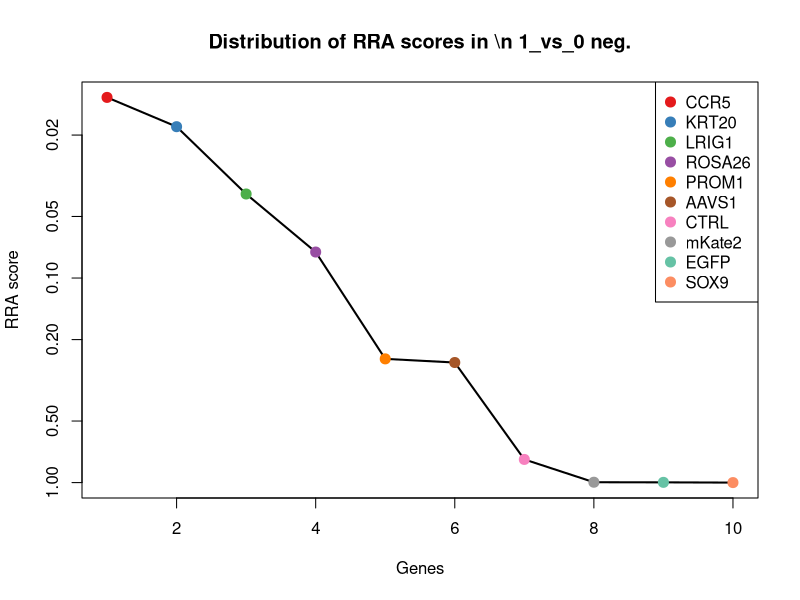
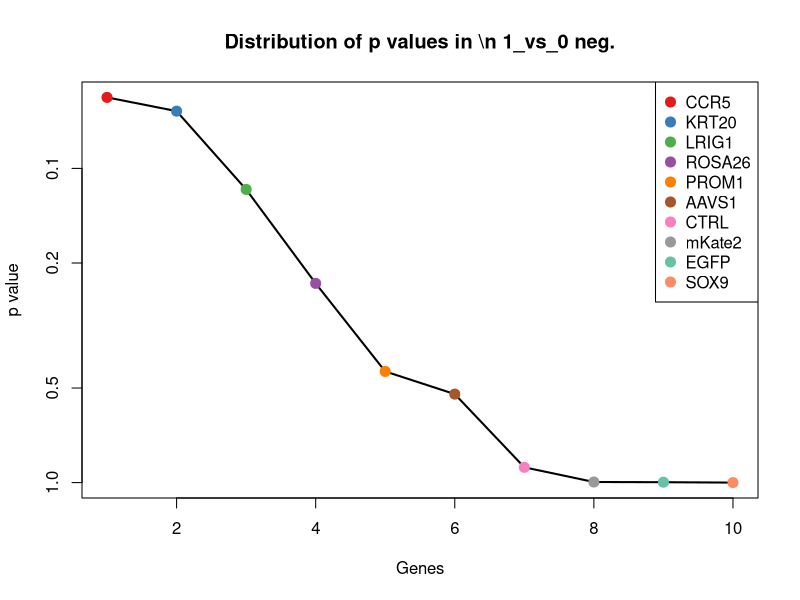
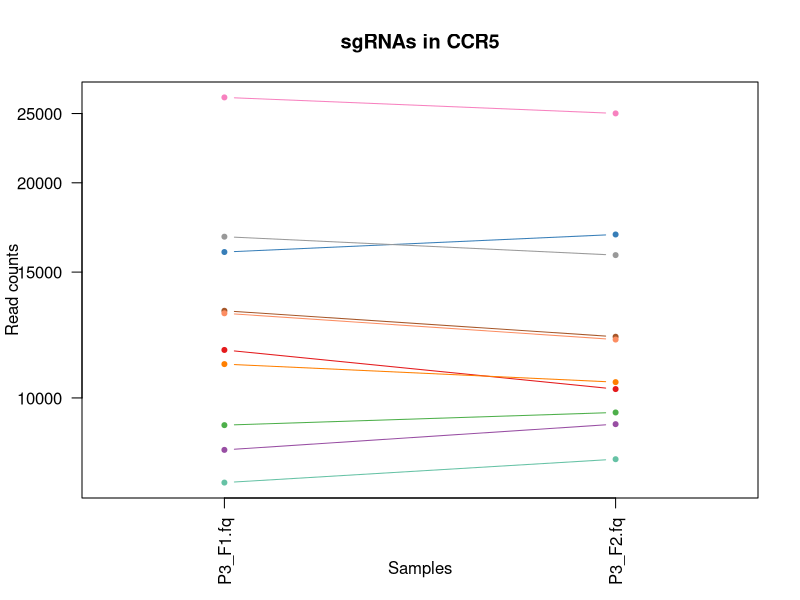
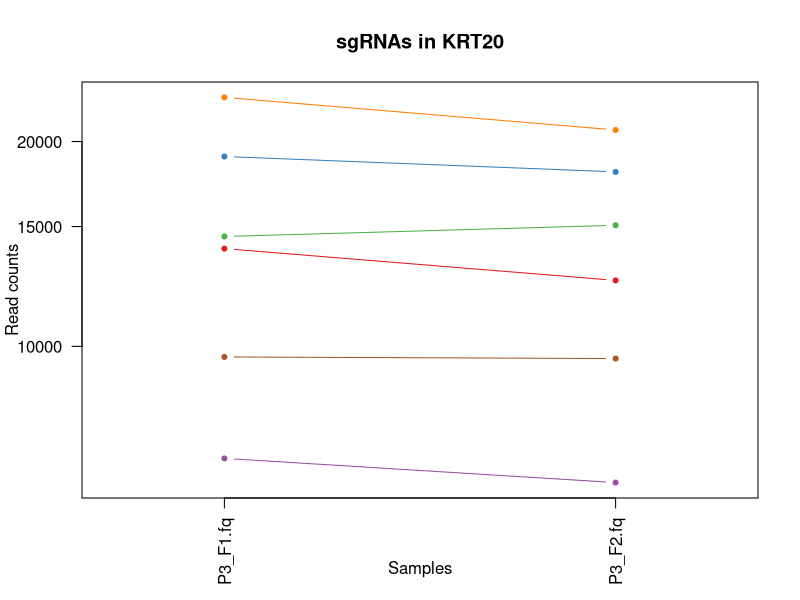
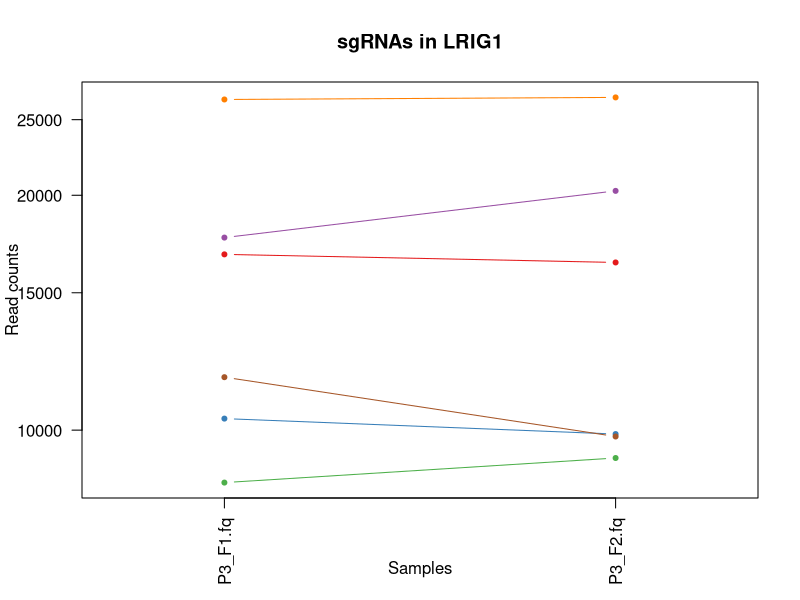
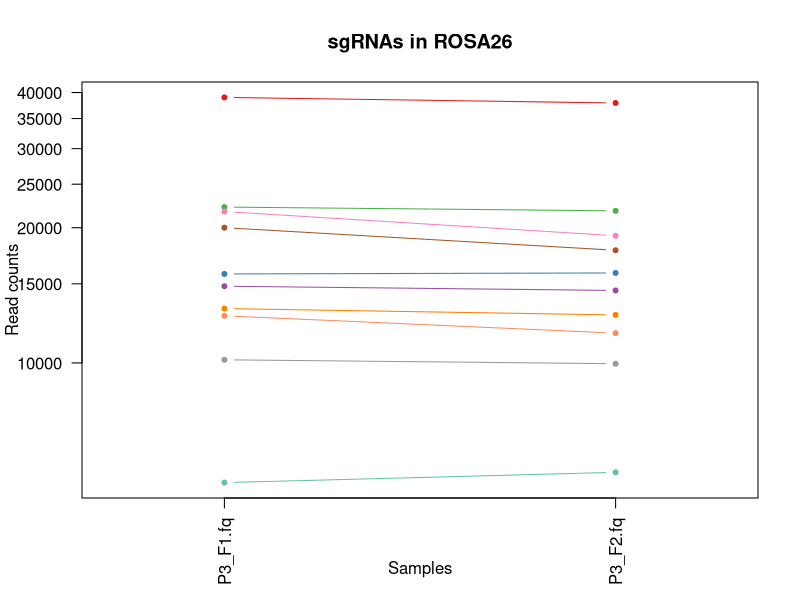
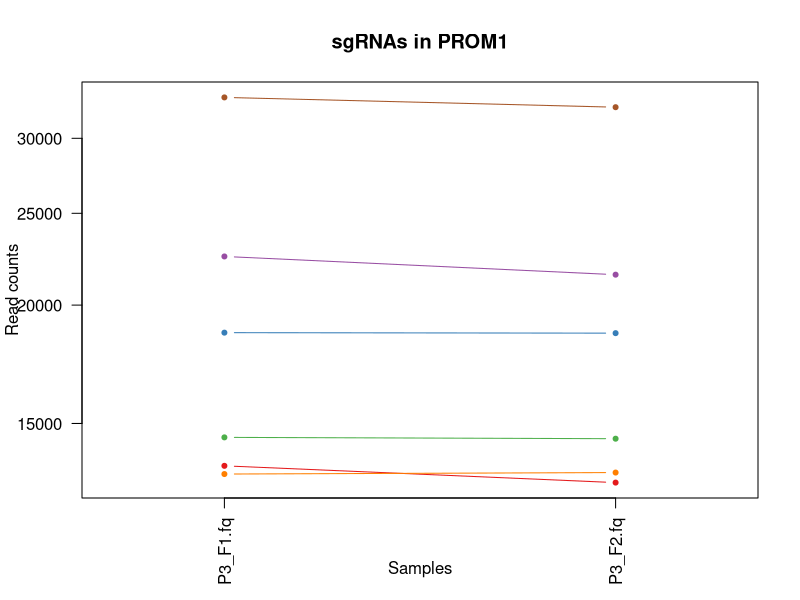
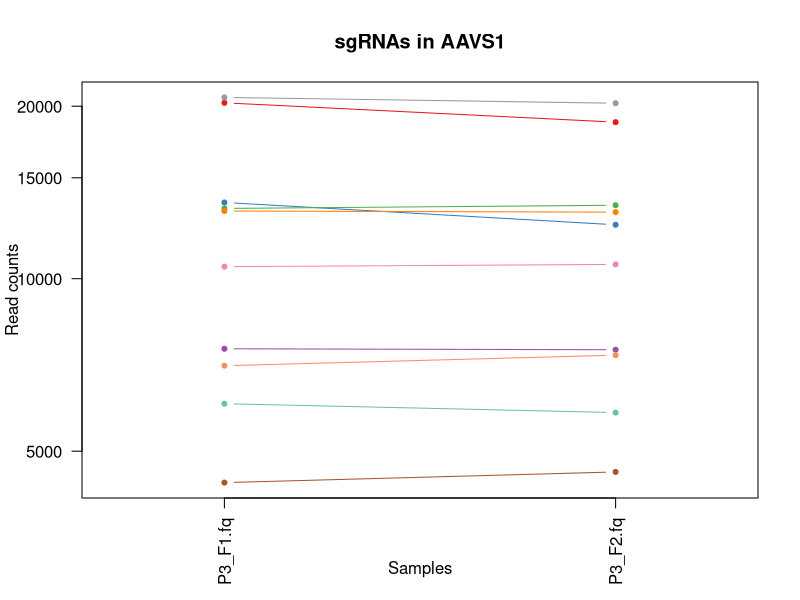

Here is the R script that generated these plots, in order: (Note: this script raises an error after producing the figures.)
pdf(file='P3_01_day3.pdf',width=4.5,height=4.5);
gstable=read.table('P3_01_day3.gene_summary.txt',header=T)
# 
#
# parameters
# Do not modify the variables beginning with "__"

# gstablename='__GENE_SUMMARY_FILE__'
startindex=3
# outputfile='__OUTPUT_FILE__'
targetgenelist=c("CCR5","KRT20","LRIG1","ROSA26","PROM1","AAVS1","CTRL","mKate2","EGFP","SOX9")
# samplelabel=sub('.\\w+.\\w+$','',colnames(gstable)[startindex]);
samplelabel='1_vs_0 neg.'


# You need to write some codes in front of this code:
# gstable=read.table(gstablename,header=T)
# pdf(file=outputfile,width=6,height=6)


# set up color using RColorBrewer
#library(RColorBrewer)
#colors <- brewer.pal(length(targetgenelist), "Set1")

colors=c( "#E41A1C", "#377EB8", "#4DAF4A", "#984EA3", "#FF7F00",  "#A65628", "#F781BF",
          "#999999", "#66C2A5", "#FC8D62", "#8DA0CB", "#E78AC3", "#A6D854", "#FFD92F", "#E5C494", "#B3B3B3", 
          "#8DD3C7", "#FFFFB3", "#BEBADA", "#FB8072", "#80B1D3", "#FDB462", "#B3DE69", "#FCCDE5",
          "#D9D9D9", "#BC80BD", "#CCEBC5", "#FFED6F")

######
# function definition

plotrankedvalues<-function(val, tglist, ...){
  
  plot(val,log='y',ylim=c(max(val),min(val)),type='l',lwd=2, ...)
  if(length(tglist)>0){
    for(i in 1:length(tglist)){
      targetgene=tglist[i];
      tx=which(names(val)==targetgene);ty=val[targetgene];
      points(tx,ty,col=colors[(i %% length(colors)) ],cex=2,pch=20)
      # text(tx+50,ty,targetgene,col=colors[i])
    }
    legend('topright',tglist,pch=20,pt.cex = 2,cex=1,col=colors)
  }
}



plotrandvalues<-function(val,targetgenelist, ...){
  # choose the one with the best distance distribution
  
  mindiffvalue=0;
  randval=val;
  for(i in 1:20){
    randval0=sample(val)
    vindex=sort(which(names(randval0) %in% targetgenelist))
    if(max(vindex)>0.9*length(val)){
      # print('pass...')
      next;
    }
    mindiffind=min(diff(vindex));
    if (mindiffind > mindiffvalue){
      mindiffvalue=mindiffind;
      randval=randval0;
      # print(paste('Diff: ',mindiffvalue))
    }
  }
  plot(randval,log='y',ylim=c(max(randval),min(randval)),pch=20,col='grey', ...)
  
  if(length(targetgenelist)>0){
    for(i in 1:length(targetgenelist)){
      targetgene=targetgenelist[i];
      tx=which(names(randval)==targetgene);ty=randval[targetgene];
      points(tx,ty,col=colors[(i %% length(colors)) ],cex=2,pch=20)
      text(tx+50,ty,targetgene,col=colors[i])
    }
  }
  
}




# set.seed(1235)



pvec=gstable[,startindex]
names(pvec)=gstable[,'id']
pvec=sort(pvec);

plotrankedvalues(pvec,targetgenelist,xlab='Genes',ylab='RRA score',main=paste('Distribution of RRA scores in \\n',samplelabel))

# plotrandvalues(pvec,targetgenelist,xlab='Genes',ylab='RRA score',main=paste('Distribution of RRA scores in \\n',samplelabel))


pvec=gstable[,startindex+1]
names(pvec)=gstable[,'id']
pvec=sort(pvec);

plotrankedvalues(pvec,targetgenelist,xlab='Genes',ylab='p value',main=paste('Distribution of p values in \\n',samplelabel))

# plotrandvalues(pvec,targetgenelist,xlab='Genes',ylab='p value',main=paste('Distribution of p values in \\n',samplelabel))



# you need to write after this code:
# dev.off()






# parameters
# Do not modify the variables beginning with "__"
targetmat=list(c(11671.119377606281,10288.9046503941),c(16000.887903191338,16931.282926519198),c(9160.183729477918,9542.003671497585),c(8458.17805747709,9189.173147724383),c(11150.666896640148,10521.681151792525),c(13241.279399463938,12178.609949148233),c(26332.914956620487,25010.643699466058),c(16810.72516744308,15842.548738876176),c(7612.030155018408,8207.66278159166),c(13134.548129582932,12068.636798881262))
targetgene="CCR5"
collabel=c("P3_F1.fq","P3_F2.fq")

# set up color using RColorBrewer
#library(RColorBrewer)
#colors <- brewer.pal(length(targetgenelist), "Set1")

colors=c( "#E41A1C", "#377EB8", "#4DAF4A", "#984EA3", "#FF7F00",  "#A65628", "#F781BF",
          "#999999", "#66C2A5", "#FC8D62", "#8DA0CB", "#E78AC3", "#A6D854", "#FFD92F", "#E5C494", "#B3B3B3", 
          "#8DD3C7", "#FFFFB3", "#BEBADA", "#FB8072", "#80B1D3", "#FDB462", "#B3DE69", "#FCCDE5",
          "#D9D9D9", "#BC80BD", "#CCEBC5", "#FFED6F")


## code

targetmatvec=unlist(targetmat)+1
yrange=range(targetmatvec[targetmatvec>0]);
# yrange[1]=1; # set the minimum value to 1
for(i in 1:length(targetmat)){
  vali=targetmat[[i]]+1;
  if(i==1){
    plot(1:length(vali),vali,type='b',las=1,pch=20,main=paste('sgRNAs in',targetgene),ylab='Read counts',xlab='Samples',xlim=c(0.7,length(vali)+0.3),ylim = yrange,col=colors[(i %% length(colors))],xaxt='n',log='y')
    axis(1,at=1:length(vali),labels=(collabel),las=2)
    # lines(0:100,rep(1,101),col='black');
  }else{
    lines(1:length(vali),vali,type='b',pch=20,col=colors[(i %% length(colors))])
  }
}




# parameters
# Do not modify the variables beginning with "__"
targetmat=list(c(13917.9776569569,12499.364970760234),c(19008.068940147874,18047.51040172896),c(14502.248835377653,15061.739371980677),c(6842.904818453235,6305.127281973048),c(23219.00264978295,20797.755601322147),c(9646.526216976927,9594.240917874396))
targetgene="KRT20"
collabel=c("P3_F1.fq","P3_F2.fq")

# set up color using RColorBrewer
#library(RColorBrewer)
#colors <- brewer.pal(length(targetgenelist), "Set1")

colors=c( "#E41A1C", "#377EB8", "#4DAF4A", "#984EA3", "#FF7F00",  "#A65628", "#F781BF",
          "#999999", "#66C2A5", "#FC8D62", "#8DA0CB", "#E78AC3", "#A6D854", "#FFD92F", "#E5C494", "#B3B3B3", 
          "#8DD3C7", "#FFFFB3", "#BEBADA", "#FB8072", "#80B1D3", "#FDB462", "#B3DE69", "#FCCDE5",
          "#D9D9D9", "#BC80BD", "#CCEBC5", "#FFED6F")


## code

targetmatvec=unlist(targetmat)+1
yrange=range(targetmatvec[targetmatvec>0]);
# yrange[1]=1; # set the minimum value to 1
for(i in 1:length(targetmat)){
  vali=targetmat[[i]]+1;
  if(i==1){
    plot(1:length(vali),vali,type='b',las=1,pch=20,main=paste('sgRNAs in',targetgene),ylab='Read counts',xlab='Samples',xlim=c(0.7,length(vali)+0.3),ylim = yrange,col=colors[(i %% length(colors))],xaxt='n',log='y')
    axis(1,at=1:length(vali),labels=(collabel),las=2)
    # lines(0:100,rep(1,101),col='black');
  }else{
    lines(1:length(vali),vali,type='b',pch=20,col=colors[(i %% length(colors))])
  }
}




# parameters
# Do not modify the variables beginning with "__"
targetmat=list(c(16798.6216213741,16402.49536231884),c(10345.230921868035,9883.83688024409),c(8564.909327358093,9209.334891939994),c(17651.371458052225,20260.720050851767),c(26534.273950313516,26696.898670226292),c(11690.92518026461,9813.270775489449))
targetgene="LRIG1"
collabel=c("P3_F1.fq","P3_F2.fq")

# set up color using RColorBrewer
#library(RColorBrewer)
#colors <- brewer.pal(length(targetgenelist), "Set1")

colors=c( "#E41A1C", "#377EB8", "#4DAF4A", "#984EA3", "#FF7F00",  "#A65628", "#F781BF",
          "#999999", "#66C2A5", "#FC8D62", "#8DA0CB", "#E78AC3", "#A6D854", "#FFD92F", "#E5C494", "#B3B3B3", 
          "#8DD3C7", "#FFFFB3", "#BEBADA", "#FB8072", "#80B1D3", "#FDB462", "#B3DE69", "#FCCDE5",
          "#D9D9D9", "#BC80BD", "#CCEBC5", "#FFED6F")


## code

targetmatvec=unlist(targetmat)+1
yrange=range(targetmatvec[targetmatvec>0]);
# yrange[1]=1; # set the minimum value to 1
for(i in 1:length(targetmat)){
  vali=targetmat[[i]]+1;
  if(i==1){
    plot(1:length(vali),vali,type='b',las=1,pch=20,main=paste('sgRNAs in',targetgene),ylab='Read counts',xlab='Samples',xlim=c(0.7,length(vali)+0.3),ylim = yrange,col=colors[(i %% length(colors))],xaxt='n',log='y')
    axis(1,at=1:length(vali),labels=(collabel),las=2)
    # lines(0:100,rep(1,101),col='black');
  }else{
    lines(1:length(vali),vali,type='b',pch=20,col=colors[(i %% length(colors))])
  }
}




# parameters
# Do not modify the variables beginning with "__"
targetmat=list(c(39009.728980322,37907.74489702517),c(15779.72310683998,15861.794040172896),c(22233.113806346046,21804.926369183828),c(14815.840710801222,14498.126976862446),c(13211.570695476441,12787.128047292143),c(20002.760362544035,17815.65034324943),c(21726.965516188706,19191.231164505465),c(10161.477086093522,9958.068756674294),c(5413.586059943707,5706.690055936944),c(12730.72981982697,11647.989499110094))
targetgene="ROSA26"
collabel=c("P3_F1.fq","P3_F2.fq")

# set up color using RColorBrewer
#library(RColorBrewer)
#colors <- brewer.pal(length(targetgenelist), "Set1")

colors=c( "#E41A1C", "#377EB8", "#4DAF4A", "#984EA3", "#FF7F00",  "#A65628", "#F781BF",
          "#999999", "#66C2A5", "#FC8D62", "#8DA0CB", "#E78AC3", "#A6D854", "#FFD92F", "#E5C494", "#B3B3B3", 
          "#8DD3C7", "#FFFFB3", "#BEBADA", "#FB8072", "#80B1D3", "#FDB462", "#B3DE69", "#FCCDE5",
          "#D9D9D9", "#BC80BD", "#CCEBC5", "#FFED6F")


## code

targetmatvec=unlist(targetmat)+1
yrange=range(targetmatvec[targetmatvec>0]);
# yrange[1]=1; # set the minimum value to 1
for(i in 1:length(targetmat)){
  vali=targetmat[[i]]+1;
  if(i==1){
    plot(1:length(vali),vali,type='b',las=1,pch=20,main=paste('sgRNAs in',targetgene),ylab='Read counts',xlab='Samples',xlim=c(0.7,length(vali)+0.3),ylim = yrange,col=colors[(i %% length(colors))],xaxt='n',log='y')
    axis(1,at=1:length(vali),labels=(collabel),las=2)
    # lines(0:100,rep(1,101),col='black');
  }else{
    lines(1:length(vali),vali,type='b',pch=20,col=colors[(i %% length(colors))])
  }
}




# parameters
# Do not modify the variables beginning with "__"
targetmat=list(c(13530.664182749546,12990.57837528604),c(18703.279643683563,18680.77245868294),c(14500.048190637839,14453.221273836765),c(22509.294721192768,21534.575708110857),c(13263.285846862082,13311.333396898042),c(33134.007525017245,32355.017251461988))
targetgene="PROM1"
collabel=c("P3_F1.fq","P3_F2.fq")

# set up color using RColorBrewer
#library(RColorBrewer)
#colors <- brewer.pal(length(targetgenelist), "Set1")

colors=c( "#E41A1C", "#377EB8", "#4DAF4A", "#984EA3", "#FF7F00",  "#A65628", "#F781BF",
          "#999999", "#66C2A5", "#FC8D62", "#8DA0CB", "#E78AC3", "#A6D854", "#FFD92F", "#E5C494", "#B3B3B3", 
          "#8DD3C7", "#FFFFB3", "#BEBADA", "#FB8072", "#80B1D3", "#FDB462", "#B3DE69", "#FCCDE5",
          "#D9D9D9", "#BC80BD", "#CCEBC5", "#FFED6F")


## code

targetmatvec=unlist(targetmat)+1
yrange=range(targetmatvec[targetmatvec>0]);
# yrange[1]=1; # set the minimum value to 1
for(i in 1:length(targetmat)){
  vali=targetmat[[i]]+1;
  if(i==1){
    plot(1:length(vali),vali,type='b',las=1,pch=20,main=paste('sgRNAs in',targetgene),ylab='Read counts',xlab='Samples',xlim=c(0.7,length(vali)+0.3),ylim = yrange,col=colors[(i %% length(colors))],xaxt='n',log='y')
    axis(1,at=1:length(vali),labels=(collabel),las=2)
    # lines(0:100,rep(1,101),col='black');
  }else{
    lines(1:length(vali),vali,type='b',pch=20,col=colors[(i %% length(colors))])
  }
}




# parameters
# Do not modify the variables beginning with "__"
targetmat=list(c(20270.1386984315,18755.004335113146),c(13582.379334135187,12418.717993897788),c(13261.085202122267,13432.303862191711),c(7544.9104904540645,7515.74837782863),c(13124.645228253768,13064.810251716248),c(4406.791091478566,4599.627009916095),c(10494.874764175422,10590.414370709383),c(20716.869580613846,20237.808977879482),c(6050.672712120009,5838.65783625731),c(7048.665101625892,7354.454424103737))
targetgene="AAVS1"
collabel=c("P3_F1.fq","P3_F2.fq")

# set up color using RColorBrewer
#library(RColorBrewer)
#colors <- brewer.pal(length(targetgenelist), "Set1")

colors=c( "#E41A1C", "#377EB8", "#4DAF4A", "#984EA3", "#FF7F00",  "#A65628", "#F781BF",
          "#999999", "#66C2A5", "#FC8D62", "#8DA0CB", "#E78AC3", "#A6D854", "#FFD92F", "#E5C494", "#B3B3B3", 
          "#8DD3C7", "#FFFFB3", "#BEBADA", "#FB8072", "#80B1D3", "#FDB462", "#B3DE69", "#FCCDE5",
          "#D9D9D9", "#BC80BD", "#CCEBC5", "#FFED6F")


## code

targetmatvec=unlist(targetmat)+1
yrange=range(targetmatvec[targetmatvec>0]);
# yrange[1]=1; # set the minimum value to 1
for(i in 1:length(targetmat)){
  vali=targetmat[[i]]+1;
  if(i==1){
    plot(1:length(vali),vali,type='b',las=1,pch=20,main=paste('sgRNAs in',targetgene),ylab='Read counts',xlab='Samples',xlim=c(0.7,length(vali)+0.3),ylim = yrange,col=colors[(i %% length(colors))],xaxt='n',log='y')
    axis(1,at=1:length(vali),labels=(collabel),las=2)
    # lines(0:100,rep(1,101),col='black');
  }else{
    lines(1:length(vali),vali,type='b',pch=20,col=colors[(i %% length(colors))])
  }
}




# parameters
# Do not modify the variables beginning with "__"
targetmat=list(c(10230.79739539768,11072.463346046276),c(9488.079795710282,10189.012372234934),c(36089.473410588136,35053.941647597254),c(6891.319002729154,6293.21352402746),c(11534.67940373778,11571.924736842106),c(21536.60974619475,23422.448121027206),c(13554.871274887506,14109.555179252478),c(13838.754446323577,13804.379687261633),c(11737.138719800716,11570.091851004323),c(19145.60923638628,19581.635847953217))
targetgene="CTRL"
collabel=c("P3_F1.fq","P3_F2.fq")

# set up color using RColorBrewer
#library(RColorBrewer)
#colors <- brewer.pal(length(targetgenelist), "Set1")

colors=c( "#E41A1C", "#377EB8", "#4DAF4A", "#984EA3", "#FF7F00",  "#A65628", "#F781BF",
          "#999999", "#66C2A5", "#FC8D62", "#8DA0CB", "#E78AC3", "#A6D854", "#FFD92F", "#E5C494", "#B3B3B3", 
          "#8DD3C7", "#FFFFB3", "#BEBADA", "#FB8072", "#80B1D3", "#FDB462", "#B3DE69", "#FCCDE5",
          "#D9D9D9", "#BC80BD", "#CCEBC5", "#FFED6F")


## code

targetmatvec=unlist(targetmat)+1
yrange=range(targetmatvec[targetmatvec>0]);
# yrange[1]=1; # set the minimum value to 1
for(i in 1:length(targetmat)){
  vali=targetmat[[i]]+1;
  if(i==1){
    plot(1:length(vali),vali,type='b',las=1,pch=20,main=paste('sgRNAs in',targetgene),ylab='Read counts',xlab='Samples',xlim=c(0.7,length(vali)+0.3),ylim = yrange,col=colors[(i %% length(colors))],xaxt='n',log='y')
    axis(1,at=1:length(vali),labels=(collabel),las=2)
    # lines(0:100,rep(1,101),col='black');
  }else{
    lines(1:length(vali),vali,type='b',pch=20,col=colors[(i %% length(colors))])
  }
}




# parameters
# Do not modify the variables beginning with "__"
targetmat=list(c(9466.073348312137,9971.815400457666),c(9215.199847973281,10452.947932875668),c(10669.826020990677,11210.846226798882),c(8914.811840988601,9207.502006102211),c(8293.129701991,9566.747630307653),c(17413.701826152257,18053.009059242308))
targetgene="mKate2"
collabel=c("P3_F1.fq","P3_F2.fq")

# set up color using RColorBrewer
#library(RColorBrewer)
#colors <- brewer.pal(length(targetgenelist), "Set1")

colors=c( "#E41A1C", "#377EB8", "#4DAF4A", "#984EA3", "#FF7F00",  "#A65628", "#F781BF",
          "#999999", "#66C2A5", "#FC8D62", "#8DA0CB", "#E78AC3", "#A6D854", "#FFD92F", "#E5C494", "#B3B3B3", 
          "#8DD3C7", "#FFFFB3", "#BEBADA", "#FB8072", "#80B1D3", "#FDB462", "#B3DE69", "#FCCDE5",
          "#D9D9D9", "#BC80BD", "#CCEBC5", "#FFED6F")


## code

targetmatvec=unlist(targetmat)+1
yrange=range(targetmatvec[targetmatvec>0]);
# yrange[1]=1; # set the minimum value to 1
for(i in 1:length(targetmat)){
  vali=targetmat[[i]]+1;
  if(i==1){
    plot(1:length(vali),vali,type='b',las=1,pch=20,main=paste('sgRNAs in',targetgene),ylab='Read counts',xlab='Samples',xlim=c(0.7,length(vali)+0.3),ylim = yrange,col=colors[(i %% length(colors))],xaxt='n',log='y')
    axis(1,at=1:length(vali),labels=(collabel),las=2)
    # lines(0:100,rep(1,101),col='black');
  }else{
    lines(1:length(vali),vali,type='b',pch=20,col=colors[(i %% length(colors))])
  }
}




# parameters
# Do not modify the variables beginning with "__"
targetmat=list(c(9469.374315421857,10418.123101957794),c(15434.2218826891,17200.71714467328),c(8210.605524247956,9558.49964403763),c(10467.366704927741,10844.26905924231),c(14068.721821634195,14620.013885075006),c(20416.481573629164,20966.38109839817))
targetgene="EGFP"
collabel=c("P3_F1.fq","P3_F2.fq")

# set up color using RColorBrewer
#library(RColorBrewer)
#colors <- brewer.pal(length(targetgenelist), "Set1")

colors=c( "#E41A1C", "#377EB8", "#4DAF4A", "#984EA3", "#FF7F00",  "#A65628", "#F781BF",
          "#999999", "#66C2A5", "#FC8D62", "#8DA0CB", "#E78AC3", "#A6D854", "#FFD92F", "#E5C494", "#B3B3B3", 
          "#8DD3C7", "#FFFFB3", "#BEBADA", "#FB8072", "#80B1D3", "#FDB462", "#B3DE69", "#FCCDE5",
          "#D9D9D9", "#BC80BD", "#CCEBC5", "#FFED6F")


## code

targetmatvec=unlist(targetmat)+1
yrange=range(targetmatvec[targetmatvec>0]);
# yrange[1]=1; # set the minimum value to 1
for(i in 1:length(targetmat)){
  vali=targetmat[[i]]+1;
  if(i==1){
    plot(1:length(vali),vali,type='b',las=1,pch=20,main=paste('sgRNAs in',targetgene),ylab='Read counts',xlab='Samples',xlim=c(0.7,length(vali)+0.3),ylim = yrange,col=colors[(i %% length(colors))],xaxt='n',log='y')
    axis(1,at=1:length(vali),labels=(collabel),las=2)
    # lines(0:100,rep(1,101),col='black');
  }else{
    lines(1:length(vali),vali,type='b',pch=20,col=colors[(i %% length(colors))])
  }
}




# parameters
# Do not modify the variables beginning with "__"
targetmat=list(c(10854.680179135095,12048.47505466565),c(8128.081346504911,9109.44261378083),c(8804.779603997875,11015.643885075006),c(5195.72223070207,6481.084322400204),c(13712.217373784242,14558.61220950928),c(19006.968617777966,20692.36466564963))
targetgene="SOX9"
collabel=c("P3_F1.fq","P3_F2.fq")

# set up color using RColorBrewer
#library(RColorBrewer)
#colors <- brewer.pal(length(targetgenelist), "Set1")

colors=c( "#E41A1C", "#377EB8", "#4DAF4A", "#984EA3", "#FF7F00",  "#A65628", "#F781BF",
          "#999999", "#66C2A5", "#FC8D62", "#8DA0CB", "#E78AC3", "#A6D854", "#FFD92F", "#E5C494", "#B3B3B3", 
          "#8DD3C7", "#FFFFB3", "#BEBADA", "#FB8072", "#80B1D3", "#FDB462", "#B3DE69", "#FCCDE5",
          "#D9D9D9", "#BC80BD", "#CCEBC5", "#FFED6F")


## code

targetmatvec=unlist(targetmat)+1
yrange=range(targetmatvec[targetmatvec>0]);
# yrange[1]=1; # set the minimum value to 1
for(i in 1:length(targetmat)){
  vali=targetmat[[i]]+1;
  if(i==1){
    plot(1:length(vali),vali,type='b',las=1,pch=20,main=paste('sgRNAs in',targetgene),ylab='Read counts',xlab='Samples',xlim=c(0.7,length(vali)+0.3),ylim = yrange,col=colors[(i %% length(colors))],xaxt='n',log='y')
    axis(1,at=1:length(vali),labels=(collabel),las=2)
    # lines(0:100,rep(1,101),col='black');
  }else{
    lines(1:length(vali),vali,type='b',pch=20,col=colors[(i %% length(colors))])
  }
}



# 
#
# parameters
# Do not modify the variables beginning with "__"

# gstablename='__GENE_SUMMARY_FILE__'
startindex=9
# outputfile='__OUTPUT_FILE__'
targetgenelist=c("SOX9","EGFP","mKate2","LRIG1","CTRL","CCR5","KRT20","PROM1","ROSA26","AAVS1")
# samplelabel=sub('.\\w+.\\w+$','',colnames(gstable)[startindex]);
samplelabel='1_vs_0 pos.'


# You need to write some codes in front of this code:
# gstable=read.table(gstablename,header=T)
# pdf(file=outputfile,width=6,height=6)


# set up color using RColorBrewer
#library(RColorBrewer)
#colors <- brewer.pal(length(targetgenelist), "Set1")

colors=c( "#E41A1C", "#377EB8", "#4DAF4A", "#984EA3", "#FF7F00",  "#A65628", "#F781BF",
          "#999999", "#66C2A5", "#FC8D62", "#8DA0CB", "#E78AC3", "#A6D854", "#FFD92F", "#E5C494", "#B3B3B3", 
          "#8DD3C7", "#FFFFB3", "#BEBADA", "#FB8072", "#80B1D3", "#FDB462", "#B3DE69", "#FCCDE5",
          "#D9D9D9", "#BC80BD", "#CCEBC5", "#FFED6F")

######
# function definition

plotrankedvalues<-function(val, tglist, ...){
  
  plot(val,log='y',ylim=c(max(val),min(val)),type='l',lwd=2, ...)
  if(length(tglist)>0){
    for(i in 1:length(tglist)){
      targetgene=tglist[i];
      tx=which(names(val)==targetgene);ty=val[targetgene];
      points(tx,ty,col=colors[(i %% length(colors)) ],cex=2,pch=20)
      # text(tx+50,ty,targetgene,col=colors[i])
    }
    legend('topright',tglist,pch=20,pt.cex = 2,cex=1,col=colors)
  }
}



plotrandvalues<-function(val,targetgenelist, ...){
  # choose the one with the best distance distribution
  
  mindiffvalue=0;
  randval=val;
  for(i in 1:20){
    randval0=sample(val)
    vindex=sort(which(names(randval0) %in% targetgenelist))
    if(max(vindex)>0.9*length(val)){
      # print('pass...')
      next;
    }
    mindiffind=min(diff(vindex));
    if (mindiffind > mindiffvalue){
      mindiffvalue=mindiffind;
      randval=randval0;
      # print(paste('Diff: ',mindiffvalue))
    }
  }
  plot(randval,log='y',ylim=c(max(randval),min(randval)),pch=20,col='grey', ...)
  
  if(length(targetgenelist)>0){
    for(i in 1:length(targetgenelist)){
      targetgene=targetgenelist[i];
      tx=which(names(randval)==targetgene);ty=randval[targetgene];
      points(tx,ty,col=colors[(i %% length(colors)) ],cex=2,pch=20)
      text(tx+50,ty,targetgene,col=colors[i])
    }
  }
  
}




# set.seed(1235)



pvec=gstable[,startindex]
names(pvec)=gstable[,'id']
pvec=sort(pvec);

plotrankedvalues(pvec,targetgenelist,xlab='Genes',ylab='RRA score',main=paste('Distribution of RRA scores in \\n',samplelabel))

# plotrandvalues(pvec,targetgenelist,xlab='Genes',ylab='RRA score',main=paste('Distribution of RRA scores in \\n',samplelabel))


pvec=gstable[,startindex+1]
names(pvec)=gstable[,'id']
pvec=sort(pvec);

plotrankedvalues(pvec,targetgenelist,xlab='Genes',ylab='p value',main=paste('Distribution of p values in \\n',samplelabel))

# plotrandvalues(pvec,targetgenelist,xlab='Genes',ylab='p value',main=paste('Distribution of p values in \\n',samplelabel))



# you need to write after this code:
# dev.off()






# parameters
# Do not modify the variables beginning with "__"
targetmat=list(c(10854.680179135095,12048.47505466565),c(8128.081346504911,9109.44261378083),c(8804.779603997875,11015.643885075006),c(5195.72223070207,6481.084322400204),c(13712.217373784242,14558.61220950928),c(19006.968617777966,20692.36466564963))
targetgene="SOX9"
collabel=c("P3_F1.fq","P3_F2.fq")

# set up color using RColorBrewer
#library(RColorBrewer)
#colors <- brewer.pal(length(targetgenelist), "Set1")

colors=c( "#E41A1C", "#377EB8", "#4DAF4A", "#984EA3", "#FF7F00",  "#A65628", "#F781BF",
          "#999999", "#66C2A5", "#FC8D62", "#8DA0CB", "#E78AC3", "#A6D854", "#FFD92F", "#E5C494", "#B3B3B3", 
          "#8DD3C7", "#FFFFB3", "#BEBADA", "#FB8072", "#80B1D3", "#FDB462", "#B3DE69", "#FCCDE5",
          "#D9D9D9", "#BC80BD", "#CCEBC5", "#FFED6F")


## code

targetmatvec=unlist(targetmat)+1
yrange=range(targetmatvec[targetmatvec>0]);
# yrange[1]=1; # set the minimum value to 1
for(i in 1:length(targetmat)){
  vali=targetmat[[i]]+1;
  if(i==1){
    plot(1:length(vali),vali,type='b',las=1,pch=20,main=paste('sgRNAs in',targetgene),ylab='Read counts',xlab='Samples',xlim=c(0.7,length(vali)+0.3),ylim = yrange,col=colors[(i %% length(colors))],xaxt='n',log='y')
    axis(1,at=1:length(vali),labels=(collabel),las=2)
    # lines(0:100,rep(1,101),col='black');
  }else{
    lines(1:length(vali),vali,type='b',pch=20,col=colors[(i %% length(colors))])
  }
}




# parameters
# Do not modify the variables beginning with "__"
targetmat=list(c(9469.374315421857,10418.123101957794),c(15434.2218826891,17200.71714467328),c(8210.605524247956,9558.49964403763),c(10467.366704927741,10844.26905924231),c(14068.721821634195,14620.013885075006),c(20416.481573629164,20966.38109839817))
targetgene="EGFP"
collabel=c("P3_F1.fq","P3_F2.fq")

# set up color using RColorBrewer
#library(RColorBrewer)
#colors <- brewer.pal(length(targetgenelist), "Set1")

colors=c( "#E41A1C", "#377EB8", "#4DAF4A", "#984EA3", "#FF7F00",  "#A65628", "#F781BF",
          "#999999", "#66C2A5", "#FC8D62", "#8DA0CB", "#E78AC3", "#A6D854", "#FFD92F", "#E5C494", "#B3B3B3", 
          "#8DD3C7", "#FFFFB3", "#BEBADA", "#FB8072", "#80B1D3", "#FDB462", "#B3DE69", "#FCCDE5",
          "#D9D9D9", "#BC80BD", "#CCEBC5", "#FFED6F")


## code

targetmatvec=unlist(targetmat)+1
yrange=range(targetmatvec[targetmatvec>0]);
# yrange[1]=1; # set the minimum value to 1
for(i in 1:length(targetmat)){
  vali=targetmat[[i]]+1;
  if(i==1){
    plot(1:length(vali),vali,type='b',las=1,pch=20,main=paste('sgRNAs in',targetgene),ylab='Read counts',xlab='Samples',xlim=c(0.7,length(vali)+0.3),ylim = yrange,col=colors[(i %% length(colors))],xaxt='n',log='y')
    axis(1,at=1:length(vali),labels=(collabel),las=2)
    # lines(0:100,rep(1,101),col='black');
  }else{
    lines(1:length(vali),vali,type='b',pch=20,col=colors[(i %% length(colors))])
  }
}




# parameters
# Do not modify the variables beginning with "__"
targetmat=list(c(9466.073348312137,9971.815400457666),c(9215.199847973281,10452.947932875668),c(10669.826020990677,11210.846226798882),c(8914.811840988601,9207.502006102211),c(8293.129701991,9566.747630307653),c(17413.701826152257,18053.009059242308))
targetgene="mKate2"
collabel=c("P3_F1.fq","P3_F2.fq")

# set up color using RColorBrewer
#library(RColorBrewer)
#colors <- brewer.pal(length(targetgenelist), "Set1")

colors=c( "#E41A1C", "#377EB8", "#4DAF4A", "#984EA3", "#FF7F00",  "#A65628", "#F781BF",
          "#999999", "#66C2A5", "#FC8D62", "#8DA0CB", "#E78AC3", "#A6D854", "#FFD92F", "#E5C494", "#B3B3B3", 
          "#8DD3C7", "#FFFFB3", "#BEBADA", "#FB8072", "#80B1D3", "#FDB462", "#B3DE69", "#FCCDE5",
          "#D9D9D9", "#BC80BD", "#CCEBC5", "#FFED6F")


## code

targetmatvec=unlist(targetmat)+1
yrange=range(targetmatvec[targetmatvec>0]);
# yrange[1]=1; # set the minimum value to 1
for(i in 1:length(targetmat)){
  vali=targetmat[[i]]+1;
  if(i==1){
    plot(1:length(vali),vali,type='b',las=1,pch=20,main=paste('sgRNAs in',targetgene),ylab='Read counts',xlab='Samples',xlim=c(0.7,length(vali)+0.3),ylim = yrange,col=colors[(i %% length(colors))],xaxt='n',log='y')
    axis(1,at=1:length(vali),labels=(collabel),las=2)
    # lines(0:100,rep(1,101),col='black');
  }else{
    lines(1:length(vali),vali,type='b',pch=20,col=colors[(i %% length(colors))])
  }
}




# parameters
# Do not modify the variables beginning with "__"
targetmat=list(c(16798.6216213741,16402.49536231884),c(10345.230921868035,9883.83688024409),c(8564.909327358093,9209.334891939994),c(17651.371458052225,20260.720050851767),c(26534.273950313516,26696.898670226292),c(11690.92518026461,9813.270775489449))
targetgene="LRIG1"
collabel=c("P3_F1.fq","P3_F2.fq")

# set up color using RColorBrewer
#library(RColorBrewer)
#colors <- brewer.pal(length(targetgenelist), "Set1")

colors=c( "#E41A1C", "#377EB8", "#4DAF4A", "#984EA3", "#FF7F00",  "#A65628", "#F781BF",
          "#999999", "#66C2A5", "#FC8D62", "#8DA0CB", "#E78AC3", "#A6D854", "#FFD92F", "#E5C494", "#B3B3B3", 
          "#8DD3C7", "#FFFFB3", "#BEBADA", "#FB8072", "#80B1D3", "#FDB462", "#B3DE69", "#FCCDE5",
          "#D9D9D9", "#BC80BD", "#CCEBC5", "#FFED6F")


## code

targetmatvec=unlist(targetmat)+1
yrange=range(targetmatvec[targetmatvec>0]);
# yrange[1]=1; # set the minimum value to 1
for(i in 1:length(targetmat)){
  vali=targetmat[[i]]+1;
  if(i==1){
    plot(1:length(vali),vali,type='b',las=1,pch=20,main=paste('sgRNAs in',targetgene),ylab='Read counts',xlab='Samples',xlim=c(0.7,length(vali)+0.3),ylim = yrange,col=colors[(i %% length(colors))],xaxt='n',log='y')
    axis(1,at=1:length(vali),labels=(collabel),las=2)
    # lines(0:100,rep(1,101),col='black');
  }else{
    lines(1:length(vali),vali,type='b',pch=20,col=colors[(i %% length(colors))])
  }
}




# parameters
# Do not modify the variables beginning with "__"
targetmat=list(c(10230.79739539768,11072.463346046276),c(9488.079795710282,10189.012372234934),c(36089.473410588136,35053.941647597254),c(6891.319002729154,6293.21352402746),c(11534.67940373778,11571.924736842106),c(21536.60974619475,23422.448121027206),c(13554.871274887506,14109.555179252478),c(13838.754446323577,13804.379687261633),c(11737.138719800716,11570.091851004323),c(19145.60923638628,19581.635847953217))
targetgene="CTRL"
collabel=c("P3_F1.fq","P3_F2.fq")

# set up color using RColorBrewer
#library(RColorBrewer)
#colors <- brewer.pal(length(targetgenelist), "Set1")

colors=c( "#E41A1C", "#377EB8", "#4DAF4A", "#984EA3", "#FF7F00",  "#A65628", "#F781BF",
          "#999999", "#66C2A5", "#FC8D62", "#8DA0CB", "#E78AC3", "#A6D854", "#FFD92F", "#E5C494", "#B3B3B3", 
          "#8DD3C7", "#FFFFB3", "#BEBADA", "#FB8072", "#80B1D3", "#FDB462", "#B3DE69", "#FCCDE5",
          "#D9D9D9", "#BC80BD", "#CCEBC5", "#FFED6F")


## code

targetmatvec=unlist(targetmat)+1
yrange=range(targetmatvec[targetmatvec>0]);
# yrange[1]=1; # set the minimum value to 1
for(i in 1:length(targetmat)){
  vali=targetmat[[i]]+1;
  if(i==1){
    plot(1:length(vali),vali,type='b',las=1,pch=20,main=paste('sgRNAs in',targetgene),ylab='Read counts',xlab='Samples',xlim=c(0.7,length(vali)+0.3),ylim = yrange,col=colors[(i %% length(colors))],xaxt='n',log='y')
    axis(1,at=1:length(vali),labels=(collabel),las=2)
    # lines(0:100,rep(1,101),col='black');
  }else{
    lines(1:length(vali),vali,type='b',pch=20,col=colors[(i %% length(colors))])
  }
}




# parameters
# Do not modify the variables beginning with "__"
targetmat=list(c(11671.119377606281,10288.9046503941),c(16000.887903191338,16931.282926519198),c(9160.183729477918,9542.003671497585),c(8458.17805747709,9189.173147724383),c(11150.666896640148,10521.681151792525),c(13241.279399463938,12178.609949148233),c(26332.914956620487,25010.643699466058),c(16810.72516744308,15842.548738876176),c(7612.030155018408,8207.66278159166),c(13134.548129582932,12068.636798881262))
targetgene="CCR5"
collabel=c("P3_F1.fq","P3_F2.fq")

# set up color using RColorBrewer
#library(RColorBrewer)
#colors <- brewer.pal(length(targetgenelist), "Set1")

colors=c( "#E41A1C", "#377EB8", "#4DAF4A", "#984EA3", "#FF7F00",  "#A65628", "#F781BF",
          "#999999", "#66C2A5", "#FC8D62", "#8DA0CB", "#E78AC3", "#A6D854", "#FFD92F", "#E5C494", "#B3B3B3", 
          "#8DD3C7", "#FFFFB3", "#BEBADA", "#FB8072", "#80B1D3", "#FDB462", "#B3DE69", "#FCCDE5",
          "#D9D9D9", "#BC80BD", "#CCEBC5", "#FFED6F")


## code

targetmatvec=unlist(targetmat)+1
yrange=range(targetmatvec[targetmatvec>0]);
# yrange[1]=1; # set the minimum value to 1
for(i in 1:length(targetmat)){
  vali=targetmat[[i]]+1;
  if(i==1){
    plot(1:length(vali),vali,type='b',las=1,pch=20,main=paste('sgRNAs in',targetgene),ylab='Read counts',xlab='Samples',xlim=c(0.7,length(vali)+0.3),ylim = yrange,col=colors[(i %% length(colors))],xaxt='n',log='y')
    axis(1,at=1:length(vali),labels=(collabel),las=2)
    # lines(0:100,rep(1,101),col='black');
  }else{
    lines(1:length(vali),vali,type='b',pch=20,col=colors[(i %% length(colors))])
  }
}




# parameters
# Do not modify the variables beginning with "__"
targetmat=list(c(13917.9776569569,12499.364970760234),c(19008.068940147874,18047.51040172896),c(14502.248835377653,15061.739371980677),c(6842.904818453235,6305.127281973048),c(23219.00264978295,20797.755601322147),c(9646.526216976927,9594.240917874396))
targetgene="KRT20"
collabel=c("P3_F1.fq","P3_F2.fq")

# set up color using RColorBrewer
#library(RColorBrewer)
#colors <- brewer.pal(length(targetgenelist), "Set1")

colors=c( "#E41A1C", "#377EB8", "#4DAF4A", "#984EA3", "#FF7F00",  "#A65628", "#F781BF",
          "#999999", "#66C2A5", "#FC8D62", "#8DA0CB", "#E78AC3", "#A6D854", "#FFD92F", "#E5C494", "#B3B3B3", 
          "#8DD3C7", "#FFFFB3", "#BEBADA", "#FB8072", "#80B1D3", "#FDB462", "#B3DE69", "#FCCDE5",
          "#D9D9D9", "#BC80BD", "#CCEBC5", "#FFED6F")


## code

targetmatvec=unlist(targetmat)+1
yrange=range(targetmatvec[targetmatvec>0]);
# yrange[1]=1; # set the minimum value to 1
for(i in 1:length(targetmat)){
  vali=targetmat[[i]]+1;
  if(i==1){
    plot(1:length(vali),vali,type='b',las=1,pch=20,main=paste('sgRNAs in',targetgene),ylab='Read counts',xlab='Samples',xlim=c(0.7,length(vali)+0.3),ylim = yrange,col=colors[(i %% length(colors))],xaxt='n',log='y')
    axis(1,at=1:length(vali),labels=(collabel),las=2)
    # lines(0:100,rep(1,101),col='black');
  }else{
    lines(1:length(vali),vali,type='b',pch=20,col=colors[(i %% length(colors))])
  }
}




# parameters
# Do not modify the variables beginning with "__"
targetmat=list(c(13530.664182749546,12990.57837528604),c(18703.279643683563,18680.77245868294),c(14500.048190637839,14453.221273836765),c(22509.294721192768,21534.575708110857),c(13263.285846862082,13311.333396898042),c(33134.007525017245,32355.017251461988))
targetgene="PROM1"
collabel=c("P3_F1.fq","P3_F2.fq")

# set up color using RColorBrewer
#library(RColorBrewer)
#colors <- brewer.pal(length(targetgenelist), "Set1")

colors=c( "#E41A1C", "#377EB8", "#4DAF4A", "#984EA3", "#FF7F00",  "#A65628", "#F781BF",
          "#999999", "#66C2A5", "#FC8D62", "#8DA0CB", "#E78AC3", "#A6D854", "#FFD92F", "#E5C494", "#B3B3B3", 
          "#8DD3C7", "#FFFFB3", "#BEBADA", "#FB8072", "#80B1D3", "#FDB462", "#B3DE69", "#FCCDE5",
          "#D9D9D9", "#BC80BD", "#CCEBC5", "#FFED6F")


## code

targetmatvec=unlist(targetmat)+1
yrange=range(targetmatvec[targetmatvec>0]);
# yrange[1]=1; # set the minimum value to 1
for(i in 1:length(targetmat)){
  vali=targetmat[[i]]+1;
  if(i==1){
    plot(1:length(vali),vali,type='b',las=1,pch=20,main=paste('sgRNAs in',targetgene),ylab='Read counts',xlab='Samples',xlim=c(0.7,length(vali)+0.3),ylim = yrange,col=colors[(i %% length(colors))],xaxt='n',log='y')
    axis(1,at=1:length(vali),labels=(collabel),las=2)
    # lines(0:100,rep(1,101),col='black');
  }else{
    lines(1:length(vali),vali,type='b',pch=20,col=colors[(i %% length(colors))])
  }
}




# parameters
# Do not modify the variables beginning with "__"
targetmat=list(c(39009.728980322,37907.74489702517),c(15779.72310683998,15861.794040172896),c(22233.113806346046,21804.926369183828),c(14815.840710801222,14498.126976862446),c(13211.570695476441,12787.128047292143),c(20002.760362544035,17815.65034324943),c(21726.965516188706,19191.231164505465),c(10161.477086093522,9958.068756674294),c(5413.586059943707,5706.690055936944),c(12730.72981982697,11647.989499110094))
targetgene="ROSA26"
collabel=c("P3_F1.fq","P3_F2.fq")

# set up color using RColorBrewer
#library(RColorBrewer)
#colors <- brewer.pal(length(targetgenelist), "Set1")

colors=c( "#E41A1C", "#377EB8", "#4DAF4A", "#984EA3", "#FF7F00",  "#A65628", "#F781BF",
          "#999999", "#66C2A5", "#FC8D62", "#8DA0CB", "#E78AC3", "#A6D854", "#FFD92F", "#E5C494", "#B3B3B3", 
          "#8DD3C7", "#FFFFB3", "#BEBADA", "#FB8072", "#80B1D3", "#FDB462", "#B3DE69", "#FCCDE5",
          "#D9D9D9", "#BC80BD", "#CCEBC5", "#FFED6F")


## code

targetmatvec=unlist(targetmat)+1
yrange=range(targetmatvec[targetmatvec>0]);
# yrange[1]=1; # set the minimum value to 1
for(i in 1:length(targetmat)){
  vali=targetmat[[i]]+1;
  if(i==1){
    plot(1:length(vali),vali,type='b',las=1,pch=20,main=paste('sgRNAs in',targetgene),ylab='Read counts',xlab='Samples',xlim=c(0.7,length(vali)+0.3),ylim = yrange,col=colors[(i %% length(colors))],xaxt='n',log='y')
    axis(1,at=1:length(vali),labels=(collabel),las=2)
    # lines(0:100,rep(1,101),col='black');
  }else{
    lines(1:length(vali),vali,type='b',pch=20,col=colors[(i %% length(colors))])
  }
}




# parameters
# Do not modify the variables beginning with "__"
targetmat=list(c(20270.1386984315,18755.004335113146),c(13582.379334135187,12418.717993897788),c(13261.085202122267,13432.303862191711),c(7544.9104904540645,7515.74837782863),c(13124.645228253768,13064.810251716248),c(4406.791091478566,4599.627009916095),c(10494.874764175422,10590.414370709383),c(20716.869580613846,20237.808977879482),c(6050.672712120009,5838.65783625731),c(7048.665101625892,7354.454424103737))
targetgene="AAVS1"
collabel=c("P3_F1.fq","P3_F2.fq")

# set up color using RColorBrewer
#library(RColorBrewer)
#colors <- brewer.pal(length(targetgenelist), "Set1")

colors=c( "#E41A1C", "#377EB8", "#4DAF4A", "#984EA3", "#FF7F00",  "#A65628", "#F781BF",
          "#999999", "#66C2A5", "#FC8D62", "#8DA0CB", "#E78AC3", "#A6D854", "#FFD92F", "#E5C494", "#B3B3B3", 
          "#8DD3C7", "#FFFFB3", "#BEBADA", "#FB8072", "#80B1D3", "#FDB462", "#B3DE69", "#FCCDE5",
          "#D9D9D9", "#BC80BD", "#CCEBC5", "#FFED6F")


## code

targetmatvec=unlist(targetmat)+1
yrange=range(targetmatvec[targetmatvec>0]);
# yrange[1]=1; # set the minimum value to 1
for(i in 1:length(targetmat)){
  vali=targetmat[[i]]+1;
  if(i==1){
    plot(1:length(vali),vali,type='b',las=1,pch=20,main=paste('sgRNAs in',targetgene),ylab='Read counts',xlab='Samples',xlim=c(0.7,length(vali)+0.3),ylim = yrange,col=colors[(i %% length(colors))],xaxt='n',log='y')
    axis(1,at=1:length(vali),labels=(collabel),las=2)
    # lines(0:100,rep(1,101),col='black');
  }else{
    lines(1:length(vali),vali,type='b',pch=20,col=colors[(i %% length(colors))])
  }
}



dev.off()
Sweave("P3_01_day3_summary.Rnw");
library(tools);

texi2dvi("P3_01_day3_summary.tex",pdf=TRUE);
